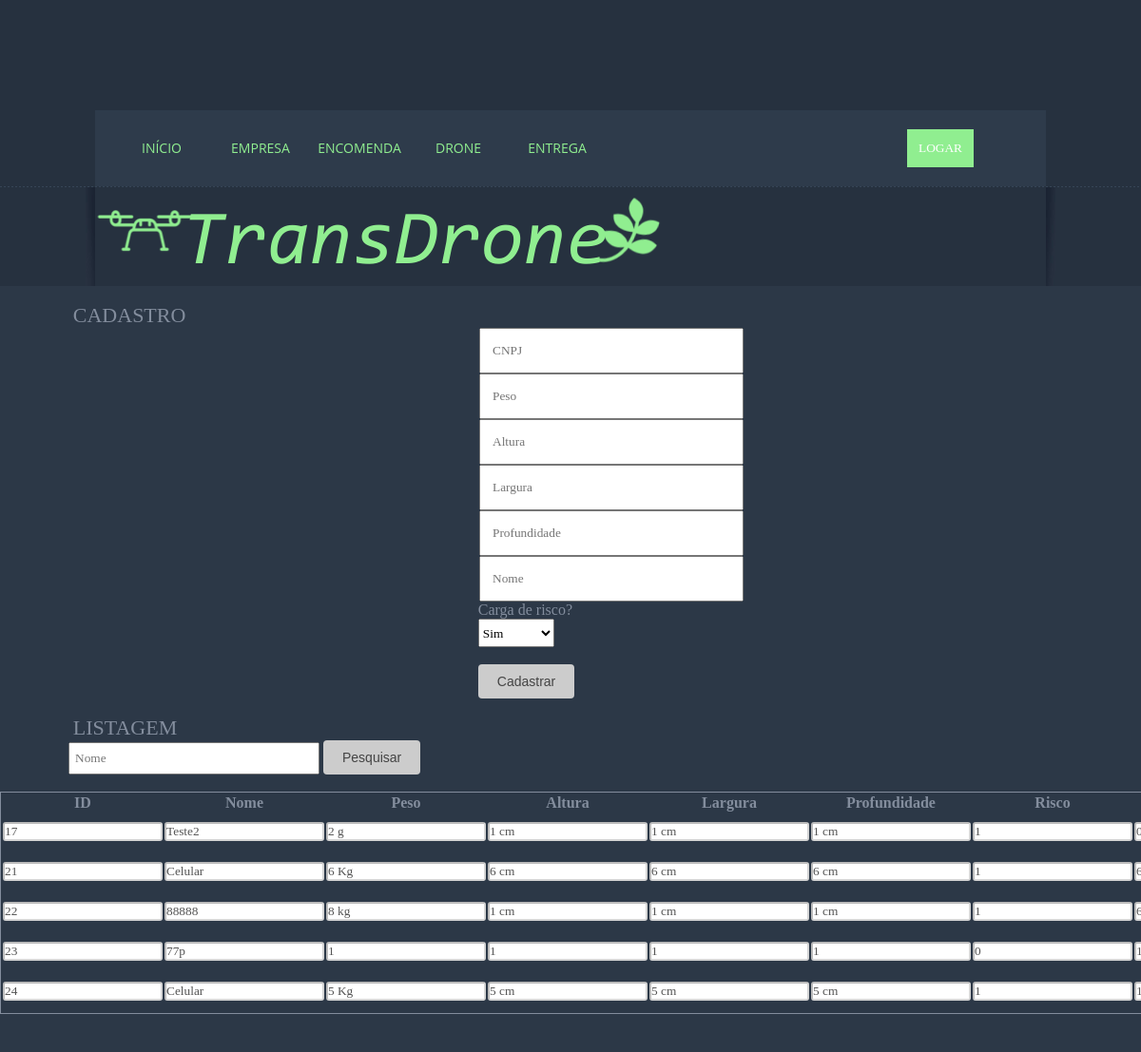
The app's page /carga/acessoadm.php with its own data.
### tables this page shows
CREATE TABLE IF NOT EXISTS `carga` (
  `idCarga` int(11) NOT NULL AUTO_INCREMENT,
  `nomeCarga` varchar(20) NOT NULL,
  `pesoCarga` varchar(8) NOT NULL,
  `alturaCarga` varchar(8) NOT NULL,
  `larguraCarga` varchar(8) NOT NULL,
  `profundidadeCarga` varchar(8) NOT NULL,
  `riscoCarga` tinyint(1) NOT NULL,
  `cnpjEmpresa` varchar(20) NOT NULL,
  PRIMARY KEY (`idCarga`)
);

### carga/acessoadm.php (the view, shortened to what this page needs)
<!DOCTYPE html PUBLIC "-//W3C//DTD XHTML 1.0 Transitional//EN" "http://www.w3.org/TR/xhtml1/DTD/xhtml1-transitional.dtd">
<html xmlns="http://www.w3.org/1999/xhtml">
	<head>
		<link href="../css/styles.css" rel="stylesheet" type="text/css" />
	</head>
		<body>
			<div class="menu-wrapper">
				<div class="menu">
					<ul>
						<li>
							<a href="../index.html">INÍCIO</a>
						</li>
						<li>
							<a href="../empresa/acessoadm.php">EMPRESA</a>
						</li>
						<li>
							<a href="../carga/acessoadm.php">ENCOMENDA</a>
						</li>
						<li><a href="../drone/acessoadm.php">DRONE</a></li>
						<li><a href="../destino/acessoadm.php">ENTREGA</a></li>
					</ul>
				</div>
				<div class='logar'>
					<input id='botoes' type="button" class="button" value="LOGAR" />
				</div>
			</div>
			<div class="logo-wrapper">
				<div class="leftshadow"><img src="../images/logo-wrap-left.jpg" />
				</div>
				<div class="logo">
					<img src="../images/LogoOficial.png" />
				</div>
				<div class="rightshadow"><img src="../images/logo-wrap-right.jpg" />
				</div>
			</div>
			<div class="container">
				<div class="title">
					<br>
					<h1 class="t">Cadastro</h1>
				</div>
				<form method="post" action="salva.php">
					<input class="campo2" placeholder="CNPJ" name="cnpjEmpresa" id="cnpj" maxlength="14"/><img src="" id="icnpj"/><br>
					<input class="campo2" placeholder="Peso" name="pesoCarga" id="peso" onblur="validaCarga(1)"/><img src="" id="ipeso"/><br>
					<input class="campo2" placeholder="Altura" name="alturaCarga" id="altura" onblur="validaCarga(2)"/><img src="" id="ialtura"/><br>
					<input class="campo2" placeholder="Largura" name="larguraCarga" id="largura" onblur="validaCarga(3)"/><img src="" id="ilargura"/><br>
					<input class="campo2" placeholder="Profundidade" name="profundidadeCarga" id="profundidade" onblur="validaCarga(4)"/><img src="" id="iprofundidade"/><br>
					<input class="campo2" placeholder="Nome" name="nomeCarga" id="nome" onblur="validaCarga(5)"/><img src="" id="inome"/><br>
					<label id="labelSele">Carga de risco?</label><br>
					<select name="riscoCarga" id="sele">
						<option>Sim</option>
					</select><br><br>
					<button type="submit" id="botao" class="botaolu" onmouseover="validaCarga(50)">Cadastrar</button>
				</form>
						<div class="title">
							<br>
							<h1 class="t">Listagem</h1>
						</div>
						<form method="post" action="acessoadm.php">
							<input placeholder="Nome" name="nome" class="campo"/>
							<button type="submit" id="botao">
								Pesquisar
							</button>
						</form>
						<br>
						<?php
			$nome = "";
			include("../banco/conexao.php");
			$query = "SELECT * FROM carga WHERE nomeCarga LIKE '%$nome%'";
			$stm = $db -> prepare($query);
			if ($stm -> execute()) {
				print "<table id='tabela'>
						<tr>
							<th>ID</th>
							<th>Nome</th>
							<th>Peso</th>
							<th>Altura</th>
							<th>Largura</th>
							<th>Profundidade</th>
							<th>Risco</th>
							<th>CNPJ</th>
							<th>Ações</th>
						</tr>";
						$x = 0;
				while ($row = $stm -> fetch()) {
					$x++;
					$idCarga = $row['idCarga'];
					$nomeCarga = $row['nomeCarga'];
					$pesoCarga = $row['pesoCarga'];
					$alturaCarga = $row['alturaCarga'];
					$larguraCarga = $row['larguraCarga'];
					$profundidadeCarga = $row['profundidadeCarga'];
					$riscoCarga = $row['riscoCarga'];
					$cnpjEmpresa = $row['cnpjEmpresa'];
					print "
							<tr>
								<td><input class='line' id='idCarga$x' value='$idCarga' disabled/></td>
								<td><input class='line' id='nomeCarga$x' value='$nomeCarga' disabled/></td>
								<td><input class='line' id='pesoCarga$x' value='$pesoCarga' disabled/></td>
								<td><input class='line' id='alturaCarga$x' value='$alturaCarga' disabled/></td>
								<td><input class='line' id='larguraCarga$x' value='$larguraCarga' disabled/></td>
								<td><input class='line' id='profundidadeCarga$x' value='$profundidadeCarga' disabled/></td>
								<td><input class='line' id='riscoCarga$x' value='$riscoCarga' disabled/></td>
								<td><input class='line' id='cnpjEmpresa$x' value='$cnpjEmpresa' disabled/></td>
							<td>
								<a href='deleta.php?idCarga=$idCarga&cont=1'>Excluir | </a>
								<button id='bt$x' type='submit' onclick='atualiza($x)'>Editar</button>
								<button id='bt2$x' type='button' style='display: none' onclick='submete($x)'>Atualizar</button>
							<td>
						  <tr/>
						  </form>";
				}
				print "</table>";
			}
			else {
				print "Erro ao listar!";
			}
		?>
</html>

### css/styles.css (style rules this page uses)
* { margin:0; padding:0; font-family:"Trebuchet MS"; }
body { background:#26313f; }
a { text-decoration:none; color:#576679; }
ul li { list-style:none; outline:none; }
img { border:none; }
h1 { font-family:"Trebuchet MS"; color:#838d9d; font-size:22px; font-weight:normal; text-transform:uppercase; }
.menu-wrapper { width:1000px; margin:0 auto; margin-top:116px; background:#2e3b4b; overflow:hidden; }
.menu { width:534px; float:left; margin-top:20px; margin-left:20px; margin-bottom:20px }
.menu ul li { float:left; width:100px; margin-right:4px; }
.menu ul li a { width:100px; height:40px; line-height:40px; display:block; font-family: 'Open Sans', sans-serif; font-size:14px; color:#90EE90; text-align:center; text-transform:uppercase; }
.logar .button { padding:12px;background:#90EE90;text-transform:uppercase;font-family:"Trebuchet MS"; color:#fff;border:0px solid;margin-left:300px;margin-top:20px; }
.button { padding:12px;background:#90EE90;text-transform:uppercase;font-family:"Trebuchet MS"; color:#fff;border:0px solid; }
.logo-wrapper { width:1020px; margin:0 auto; overflow:hidden; }
.leftshadow { width:10px; float:left; }
.rightshadow { width:10px; float:right; }
.logo { width:1000px; float:left; }
.container { width:100%; overflow:hidden; background:#2c3847; padding-bottom:40px; }

### carga/acessoadm.php (style rules this page uses)
#tabela { margin-left: auto; margin-right: auto; color: #838d9d; border: solid 1px; }
.campo { height: 20px; width: 250px; margin-left: 6%; padding: 5px; }
.campo2 { height: 20px; width: 250px; margin-left: 42%; padding: 12px; }
#botao { display: inline-block; background-color: #ccc; color: #444; padding: 10px 20px; text-decoration: none; box-sizing: border-box; font-family: Helvetica, Arial, sans-serif; font-size: 14px; border: 0px; border-radius: 4px; }
.t { margin-left: 6.4%; }
.line { background-color: white; border-radius: 3px; }
#sele { margin-left: 41.9%; height: 30px; width: 80px; }
#labelSele { margin-left: 41.9%; color: #838d9d; }
.botaolu { margin-left: 41.9%; }

### records on screen
carga: idCarga "17", nomeCarga "Teste2", pesoCarga "2 g", alturaCarga "1 cm", larguraCarga "1 cm", profundidadeCarga "1 cm", riscoCarga "1", cnpjEmpresa "00000000000000"
carga: idCarga "21", nomeCarga "Celular", pesoCarga "6 Kg", alturaCarga "6 cm", larguraCarga "6 cm", profundidadeCarga "6 cm", riscoCarga "1", cnpjEmpresa "66666666666666"
carga: idCarga "22", nomeCarga "88888", pesoCarga "8 kg", alturaCarga "1 cm", larguraCarga "1 cm", profundidadeCarga "1 cm", riscoCarga "1", cnpjEmpresa "66666666666666"
carga: idCarga "23", nomeCarga "77p", pesoCarga "1", alturaCarga "1", larguraCarga "1", profundidadeCarga "1", riscoCarga "0", cnpjEmpresa "12312312312312"
carga: idCarga "24", nomeCarga "Celular", pesoCarga "5 Kg", alturaCarga "5 cm", larguraCarga "5 cm", profundidadeCarga "5 cm", riscoCarga "1", cnpjEmpresa "12312312312312"
